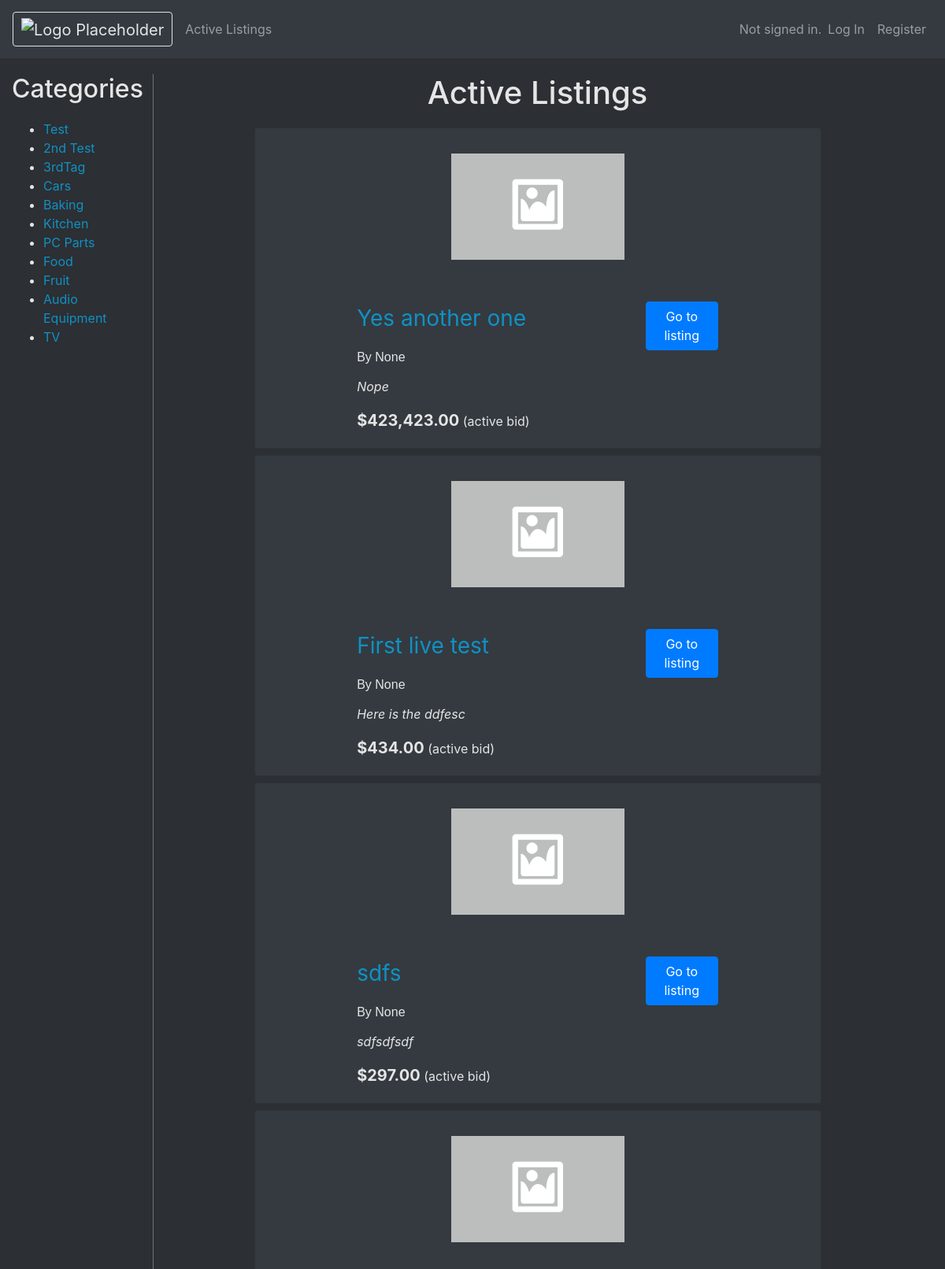
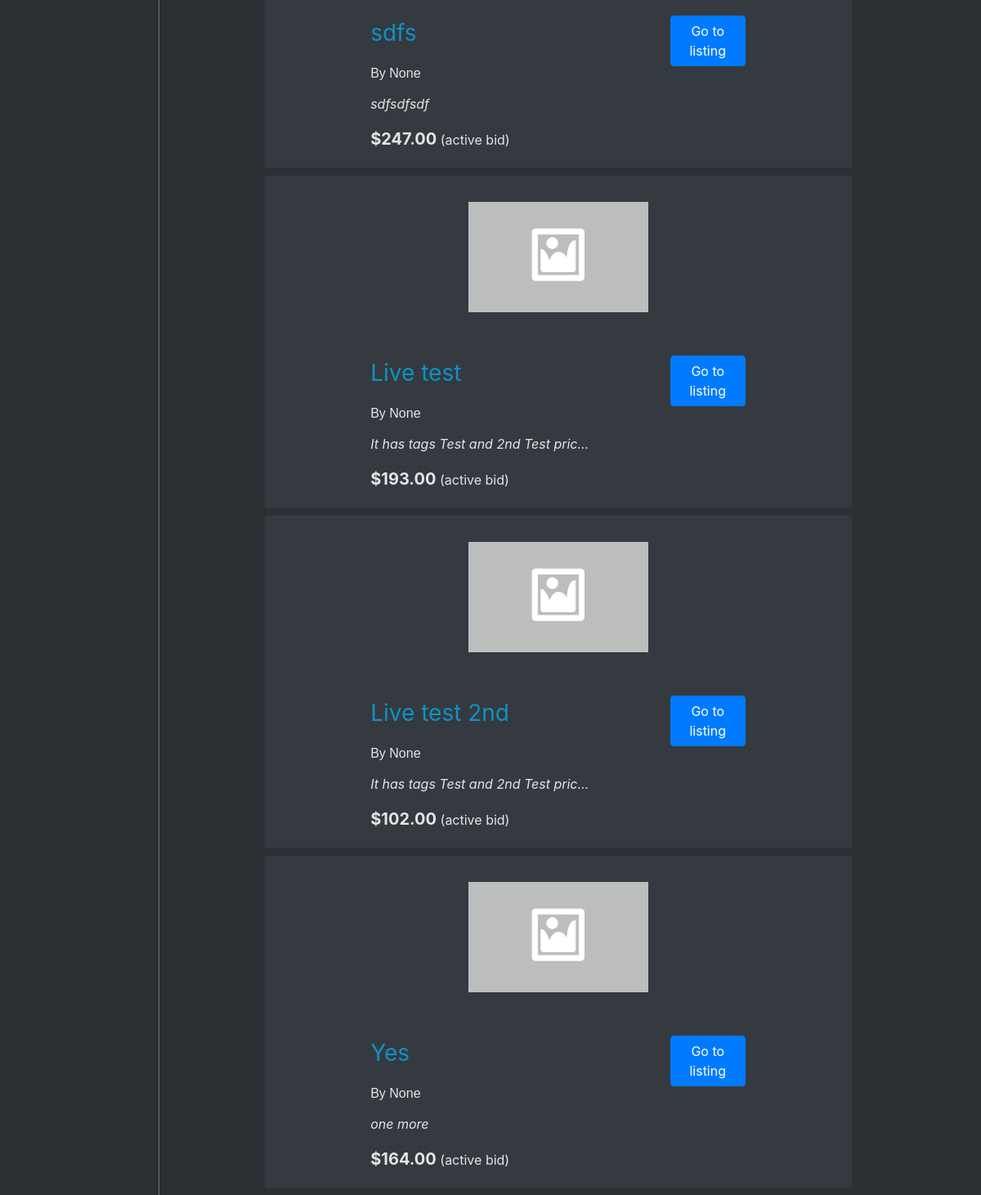
Before: / with the older database file (2 pictures, top to bottom).
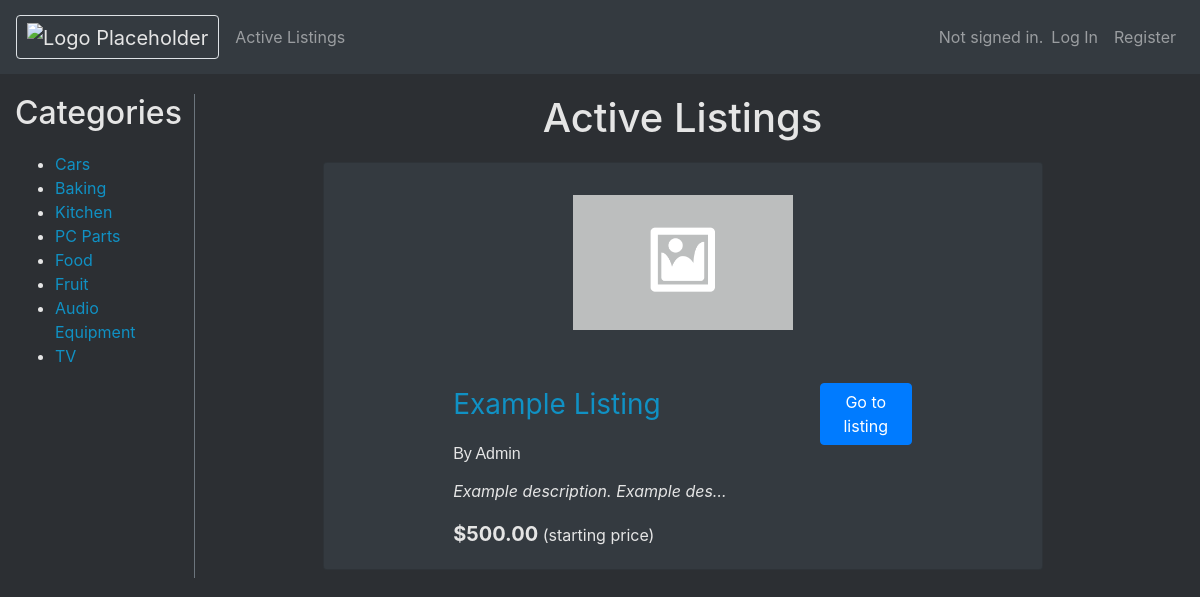
After: the same page with the newer database file.
### auctions/models.py (models this page shows)
class Category(models.Model):
    tag = models.CharField(max_length=35)
    def __str__(self):
        return self.tag

class Listing(models.Model):
    creator = models.ForeignKey(User, null=True, blank=True, on_delete=models.CASCADE, related_name="userListings")
    title = models.CharField(max_length=50)
    description = models.TextField(max_length=1000, default="")
    price = models.FloatField(default=0, validators=[MinValueValidator(0)])
    isActive = models.BooleanField(default=True)
    photoUrl = models.URLField(blank=True, null=True)
    highestBid = models.FloatField(blank=True, max_length=11, null=True)
    categories = models.ManyToManyField(Category, related_name="categories")
    def __str__(self):
        return self.title
    def usd(self):
        return f"${self.price:,.2f}"
    def usdBid(self):
        return f"${self.highestBid:,.2f}"

class User(AbstractUser):
    watchlist = models.ManyToManyField("Listing", related_name="watchlisted")
    pass

### auctions/views.py (the view)
# urls.py: path("", views.index, name="index"),
def index(request):
    activeListings = Listing.objects.filter(isActive=True)
    categories = Category.objects.all()
    return render(request, "auctions/index.html", {
        "activeListings": activeListings,
        "categories": categories
    })

### auctions/templates/auctions/index.html
{% extends "auctions/layout.html" %}
{% block body %}
    <div class="row col">
        <div class="col-2 border-right border-secondary">
            <h2 class="categories-Sidebar">Categories</h2>
            <ul>
                {% for category in categories %}
                    <li><a href="{% url 'search' search=category %}"> {{ category }} </a></li>
                {% endfor %}
            </ul>
        </div>
        <main class="col-8 bd-content offset-md-1">
            <h1 class="listing-page-title">Active Listings</h1>
            {% for listing in activeListings %}
            <div class="container-fluid">
                <div class="card text-white bg-dark mb-2">
                    <div class="row justify-content-center">
                        <div class="listing-img-container col-sm-2">
                            {% if listing.photoUrl %}
                            <img class="listing-img card-img-top" src="{{ listing.photoUrl }}" alt="{{ listing }} image">
                            {% else %}
                            {% load static %}
                            <img class="listing-img card-img-top" src="{% static 'auctions/placeholder.png' %}" alt="{{ listing }} image">
                            {% endif %}
                        </div>
                        <div class="card-body col-sm-8">
                            <div class="row">
                                <div class="col-9 justify-content-start">
                                    <a class="card-title listing-title" href="{% url 'listing' id=listing.id %}">{{ listing }}</a>
                                </div>
                                <div class="col-3 justify-content-end">
                                    <a href="{% url 'listing' id=listing.id %}"  class="btn btn-primary">Go to listing</a>
                                </div>
                            </div>
                            <p style="font: caption;">By {{ listing.creator }}</p>
                            <p class="card-text listing-card-description">{{ listing.description }}</p>
                            {% if listing.highestBid %}
                                <p class="card-text"><span class="card-text listing-price">{{ listing.usdBid }}</span> (active bid)</p>
                            {% else %}
                                <p class="card-text"><span class="card-text listing-price">{{ listing.usd }}</span> (starting price)</p>
                            {% endif %}
                        </div>
                    </div>
                </div>
            </div>
            {% endfor %}
        </main>
    </div>
{% endblock %}

### auctions/templates/auctions/layout.html (shortened to what this page needs)
{% load static %}
<!DOCTYPE html>
<html lang="en">
    <head>
        <link rel="stylesheet" href="https://stackpath.bootstrapcdn.com/bootstrap/4.4.1/css/bootstrap.min.css">
        <link href="{% static 'auctions/styles.css' %}" rel="stylesheet">
    </head>
    <body>
        <nav class="navbar navbar-expand navbar-dark flex-column flex-md-row bd-navbar bg-dark" style="padding-bottom: 15px; padding-top: 15px; margin-bottom: 20px;">
            <a class="navbar-brand mr-0 mr-md-2 border rounded" href="{% url 'index' %}"><img style="margin-left: 10px; margin-right: 10px;" alt="Logo Placeholder"></a>
            <div class="navbar-nav-scroll">
              <ul class="navbar-nav bd-navbar-nav flex-row">
                <li class="nav-item">
                    <a class="nav-link" href="{% url 'index' %}">Active Listings</a>
                </li>
              </ul>
            </div>
            <ul class="navbar-nav flex-row ml-md-auto d-none d-md-flex">
                <span class="navbar-text">
                    {% if user.is_authenticated %}
                        Signed in as <a href="{% url 'userListings' %}">{{ user.username }}</a>
                    {% else %}
                        Not signed in.
                    {% endif %}
                </span>
                {% if user.is_authenticated %}
                    <li class="nav-item">
                        <a class="nav-link" href="{% url 'logout' %}">Log Out</a>
                    </li>
                {% else %}
                    <li class="nav-item">
                        <a class="nav-link" href="{% url 'login' %}">Log In</a>
                    </li>
                    <li class="nav-item">
                        <a class="nav-link" href="{% url 'register' %}">Register</a>
                    </li>
                {% endif %}
            </ul>
        </nav>
        {% block body %}
        {% endblock %}
    </body>
</html>

### auctions/static/auctions/styles.css (style rules this page uses)
body { background-color: #2C2F33; color: #e5e5e5; }
* { color: #e5e5e5; }
a { color: #1091c4; }
.listing-img-container { max-height: 200px; max-width: 250px; min-width: 250px; min-height: 200px; }
.listing-img { height: 100%; width: 100%; object-fit: scale-down; }
.listing-card-description { white-space: nowrap; overflow: hidden; text-overflow: ellipsis; max-width: 60%; font-style: italic; }
.categories-Sidebar { text-align: center; margin-bottom: 20px; }
.listing-page-title { text-align: center; margin-bottom: 20px; }
.listing-title { font-size: 28px; }
.listing-price { font-size: 20px; font-weight: bold; }

Changed rows visible on the page:
removed Category: tag "Test"
removed Category: tag "2nd Test"
removed Category: tag "3rdTag"
removed Listing: title "Yes another one", creator "None", description "Nope", usdBid "$423,423.00"
removed Listing: title "First live test", creator "None", description "Here is the ddfesc", usdBid "$434.00"
removed Listing: title "sdfs", creator "None", description "sdfsdfsdf", usdBid "$297.00"
removed Listing: title "sdfs", creator "None", description "sdfsdfsdf", usdBid "$247.00"
removed Listing: title "Live test", creator "None", description "It has tags Test and 2nd Test pric…", usdBid "$193.00"
removed Listing: title "Live test 2nd", creator "None", description "It has tags Test and 2nd Test pric…", usdBid "$102.00"
removed Listing: title "Yes", creator "None", description "one more", usdBid "$164.00"
added Listing: title "Example Listing", creator "Admin", description "Example description. Example des…", usd "$500.00"
